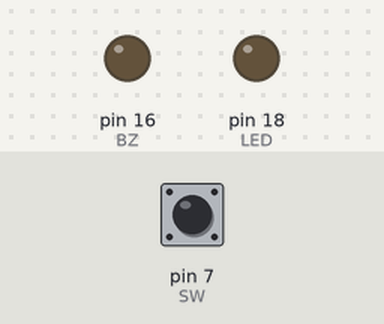
A program run on a simulated Raspberry Pi (header pin numbers). Shown: output pins drawn as LEDs (lit = HIGH). The test bench sets the inputs (shaded band); at power-on: pin 7 (SW) HIGH. The desktop window is not drawn, its controls go by their first labels and the mouse button is held 0.15 s.

Above: at 1.2 s.
1.3 s: pin 7 (SW) pulled LOW for 0.15 s
At 1.37 s:
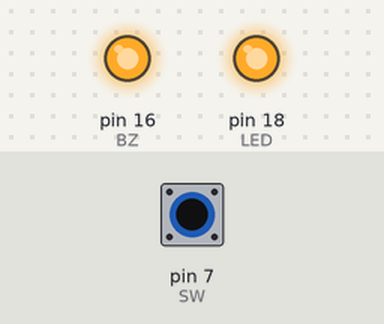
2.9 s: pin 7 (SW) pulled LOW for 3.2 s
At 7.1 s:
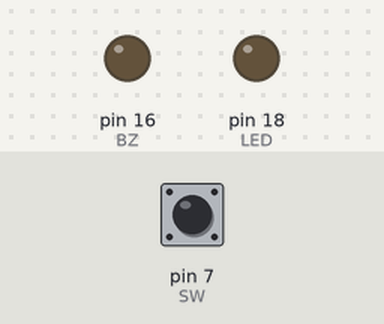
Timing chart, 0 to 8.6 s (numbered marks = the images above; inputs shaded):
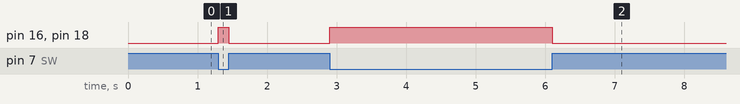

The program:

03_bathroom.py
```python
import RPi.GPIO as GPIO
import tkinter as tk

GPIO.setmode(GPIO.BOARD)

SW = 7
BZ = 16
LED = 18

GPIO.setup(LED, GPIO.OUT, initial=GPIO.LOW)
GPIO.setup(BZ, GPIO.OUT, initial=GPIO.LOW)
GPIO.setup(SW, GPIO.IN, pull_up_down=GPIO.PUD_UP)

root = tk.Tk()
def check_SW(channel):
    key_in = GPIO.input(SW)
    if key_in == 0:
        GPIO.output(LED, GPIO.HIGH)
        GPIO.output(BZ, GPIO.HIGH)
    else:
        GPIO.output(LED, GPIO.LOW)
        GPIO.output(BZ, GPIO.LOW)
GPIO.add_event_detect(SW, GPIO.BOTH, callback=check_SW)
root.mainloop()
GPIO.cleanup()
```

Measured:
- after the input at 1.3 s, pin 16 (BZ), pin 18 (LED): LOW → HIGH at once, → LOW 0.15 s later
- after the input at 2.9 s, pin 16 (BZ), pin 18 (LED): LOW → HIGH at once, → LOW 3.2 s later
